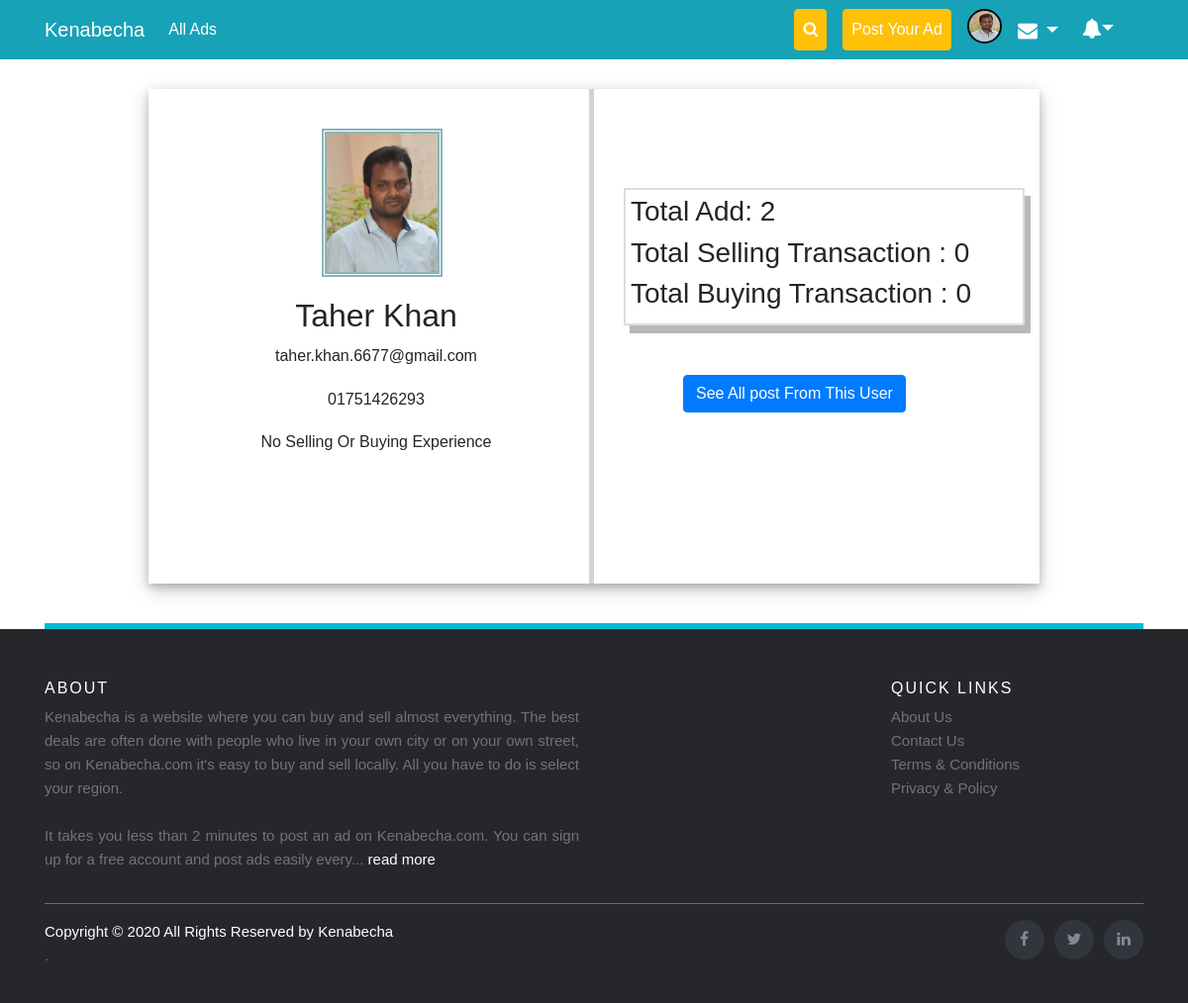
Screenshot of /my_profile.php?pro_id=18 (signed in) with the database file from the repository.
### tables this page shows
CREATE TABLE `users` (
  `user_id` int(11) NOT NULL,
  `user_email` varchar(255) NOT NULL,
  `user_name` varchar(255) NOT NULL,
  `user_phone` varchar(255) NOT NULL,
  `user_photo` text NOT NULL,
  `user_pass` varchar(255) NOT NULL,
  `user_card` varchar(255) DEFAULT NULL,
  `user_card_bl` varchar(255) NOT NULL DEFAULT '10000',
  `user_notf` int(11) DEFAULT 0
);

### my_profile.php (the view, shortened to what this page needs)
<?php include "includes/header.php" ?>
<?php
global $connection;
if (isset($_GET['pro_id'])) {
    $post_user_id=$_SESSION['post_user_id'];
    $query_for_pic="SELECT * FROM users WHERE user_id= $post_user_id ";
    $result_query_for_pic = mysqli_query($connection,$query_for_pic);
    while ($row=mysqli_fetch_assoc($result_query_for_pic)) {
        $user_email = $row['user_email'];
        $user_name = $row['user_name'];
        $user_phone = $row['user_phone'];
        $user_phto = $row['user_photo'];
    }
}
?>
<div class="container">
    <div class="row">
        <div class="col-md-12">
            <div class="row all_side">
                    <div class="col-md-5 offset-md-1" style="border-right: 5px solid #d6d2d2;">
                        <div class="lft_side">
                            <div class="pro-img">
                                <img src="assets/img/<?php echo $user_phto; ?>" alt="">
                            </div>
                            <div class="basic_details">
                                <h2><?php echo $user_name; ?></h2>
                                <p><?php echo $user_email; ?></p>
                                <p><?php echo $user_phone; ?></p>
                                <?php
                                $limit=0;
                                    if ($limit>0) {
                                        for ($i=0; $i <$limit ; $i++) {?>
                                        <span style="color: red;"><i class="fa fa-star" aria-hidden="true"></i></span>
                                    <?php }
                                    }else{
                                        echo "<p>No Selling Or Buying Experience</p>";
                                    }
                                 ?>
                            </div>
                        </div>
                    </div>
                    <div class="col-md-5 offset-md-1">
                       <div class="right_side">
                        <?php
                            $visiting_user_email = $_SESSION['vsting_user_email'];
                            $count_post_query = "SELECT * FROM post WHERE post_user_email = '$visiting_user_email' ";
                            $cnt_rs = mysqli_query($connection,$count_post_query);
                            $cnt_rs_rw = mysqli_num_rows( $cnt_rs);
                             $count_post_query1 = "SELECT * FROM orders WHERE seller_email = '$visiting_user_email' AND confirm_status= 3 ";
                            $cnt_rs1 = mysqli_query($connection,$count_post_query1);
                            $cnt_rs_rw1 = mysqli_num_rows( $cnt_rs1);
                            $count_post_query2 = "SELECT * FROM orders WHERE buyer_email = '$visiting_user_email' AND confirm_status= 3";
                            $cnt_rs2 = mysqli_query($connection,$count_post_query2);
                            $cnt_rs_rw2 = mysqli_num_rows( $cnt_rs2);
                         ?>
                         <div class="counts">
                        <h3>Total Add: <?php echo $cnt_rs_rw; ?></h3>
                         <h3>Total Selling Transaction : <?php echo $cnt_rs_rw1; ?></h3>
                         <h3>Total Buying Transaction : <?php echo $cnt_rs_rw2; ?></h3>
                         </div>
                         <a target="_blank" href="single_user_adds.php?uemail=<?php echo $visiting_user_email;?>"><button style="margin-top: 50px;" class="btn btn-primary">See All post From This User</button></a>
                       </div>
                    </div>
            </div>
        </div>
    </div>
    <div class="chat-popup all-bx" id="myForm">
    </div>
</div>
<?php include "includes/footer.php" ?>

### includes/header.php (shortened to what this page needs)
<!DOCTYPE html>
<html lang="en">
	<head>
		<link rel="stylesheet" href="assets/css/bootstrap.min.css">
		<link rel="stylesheet" href="assets/css/font-awesome.min.css">
		<link rel="stylesheet" href="style.css">
	</head>
	<body>
		<nav class="navbar navbar-expand-sm navbar-dark bg-info">
			<div class="container">
				<a class="navbar-brand" href="index.php">Kenabecha</a>
				<ul class="navbar-nav mr-auto">
					<li class="nav-item active">
						<a class="nav-link" href="ads.php">All Ads</a>
					</li>
				</ul>
				<?php
				global $connection;
					if (isset($_SESSION['user_email']) || isset($_SESSION['user_pass'])) {
						$user_email=$_SESSION['user_email'];
						$query="SELECT user_photo FROM users WHERE user_email= '$user_email' ";
						$result = mysqli_query($connection,$query);
						while ($row=mysqli_fetch_assoc($result)) {
							$user_phto = $row['user_photo'];
						}
						?>
						<ul class="navbar-nav" style="margin-right:30px; ">
							<li id="myBtn" class="nav-item active mr-3">
								<a class="nav-link btn btn-warning" href="#"><i class="fa fa-search"></i></a>
							</li>
							<li class="nav-item active">
								<a class="nav-link btn btn-warning" href="post_an_ad.php">Post Your Ad</a>
							</li>
							<div class="dropdown ml-3">
								<img class="dropdown-toggle" data-toggle="dropdown" style="height: 35px; width: 35px; border-radius: 50%; border-style: solid; border-color: black;border-width: 2px;" src="assets/img/<?php echo $user_phto; ?>" alt="">
							</div>
							<div class="dropdown ml-3">
								<i style="font-size: 20px; color:#fff; margin-top: 10px;" class="dropdown-toggle fa fa-envelope" data-toggle="dropdown" aria-hidden="true"><span style="color:red;font-weight:bold;padding:2px;font-size: 22px;margin-bottom: 10px;"><?php echo $ttl_msg>0 ?$ttl_msg :'' ?></span></i>
							</div>
							<div class="dropdown ml-4">
								<?php
									$user_email=$_SESSION['user_email'];
									$queries = "SELECT user_notf FROM users WHERE user_email = '$user_email' ";
									$resultz = mysqli_query($connection,$queries);
									if ($resultz) {
										$notf = mysqli_fetch_array($resultz);
										$numbz = $notf['user_notf'];
									$queryx="SELECT * FROM post WHERE post_status= 1 AND post_user_email != '$user_email' AND selling_status = 0 ";
									$resultx = mysqli_query($connection,$queryx);
									if ($resultx) {
										$numx = mysqli_num_rows($resultx);
									}
									if ($numbz==$numx) {
										$notification=0;
									}else if(($numx-$numbz)>3){
											$notification=3;
									}else{
										$notification= ($numx-$numbz);
									}
									if ($notification>0) {
									$query = "SELECT * FROM post WHERE post_status = 1 AND post_user_email != '$user_email' AND selling_status = 0 ORDER BY post_id DESC LIMIT $notification ";
									$result = mysqli_query($connection,$query);
									if ($result) {
										$num = mysqli_num_rows($result);
										if ($num>0){
									$qr = "SELECT * FROM post WHERE post_user_email = '$user_email' AND post_mark = 1 AND selling_status = 0 ";
									$rlt = mysqli_query($connection,$qr);
									$ap_notf = mysqli_num_rows($rlt);
										?>
										<i style="font-size: 20px; color:#fff; margin-top: 10px;" class="dropdown-toggle fa fa-bell" data-toggle="dropdown" aria-hidden="true"><span style="color:red;font-weight:bold;padding:2px;font-size: 22px;margin-bottom: 10px;"><?php echo ($num+$ap_notf); ?></span></i>
										<div class="dropdown-menu">
											<?php
											while ($row=mysqli_fetch_assoc($result)) {
											$post_id = $row['post_id'];
											$post_title = $row['post_title'];
											?>
											<a class="dropdown-item" href="another_single.php?post_id=<?php echo $post_id; ?>"><?php echo $post_title; ?></a>
											<?php	}if($ap_notf>0){ ?>
											<a style="color: green;" class="dropdown-item" href="post_an_ad.php?markaprv">Your<?php echo " ".$ap_notf." "; ?> Post Has</br>  been Approved.</a>
											<?php }
											?>
												<a style="color:red;" class="dropdown-item" href="?mrk_all">Mark All as Read</a>
											<?php
											 }
										}
										}else{
											$qr = "SELECT * FROM post WHERE post_user_email = '$user_email' AND post_mark = 1";
											$rlt = mysqli_query($connection,$qr);
											$ap_notf = mysqli_num_rows($rlt);
											if ($ap_notf>0) { ?>
											<i style="font-size: 20px; color:#fff; margin-top: 10px;" class="dropdown-toggle fa fa-bell" data-toggle="dropdown" aria-hidden="true"><span style="color:red;font-weight:bold;padding:2px;font-size: 22px;margin-bottom: 10px;"><?php echo $ap_notf; ?></span></i>
										<div class="dropdown-menu">
											<a style="color: green;" class="dropdown-item" href="post_an_ad.php?markaprv">Your<?php echo " ".$ap_notf." "; ?> Post Has</br>  been Approved.</a>
												<a style="color:red;" class="dropdown-item" href="?mrk_all">Mark All as Read</a>
											<?php }else{
											 ?>
												<i style="font-size: 20px; color:#fff; margin-top: 10px;" class="dropdown-toggle fa fa-bell" data-toggle="dropdown" aria-hidden="true"></i>
												<?php   }}}else{
													die("error".mysqli_error($connection));
												}  ?>
										 </div>
							</div>
					<?php
				}
				 ?>
		</nav>

### style.css (style rules this page uses)
body { font-family: sans-serif; font-size: 16px; font-weight: normal; line-height: 1.7; }
article,aside,details,figcaption,figure, footer,header,hgroup,menu,nav,section { display:block; }
img { max-width: 100%; }
.all_side { margin: auto; margin-bottom: 40px; margin-top: 30px; width: 900px; min-height: 500px; box-shadow: 0 4px 8px 0 rgba(0, 0, 0, 0.2), 0 6px 20px 0 rgba(0, 0, 0, 0.19); }
.pro-img img { max-width: 130px;max-height: 150px;border: 5px double #8ab4b9; }
.pro-img { margin-left: 3%; margin-top: 10%; margin-bottom: 5%; }
.lft_side { text-align: center;margin-left: -60px; }
.all-bx { overflow: hidden; display: block; border: 3px solid #00BCD4 }
.counts { margin-top: 100px; border: 2px solid #ddd; padding: 5px; margin-left: -60px; box-shadow: 6px 8px #b9b8b8; }

### includes/header.php (style rules this page uses)
body { font-family: Arial, Helvetica, sans-serif; }

### rows the page displays
users: user_photo (picture), user_name "Taher Khan", user_email "taher.khan.6677@gmail.com", user_phone "01751426293"

### other values shown
$cnt_rs_rw "2"
$cnt_rs_rw1 "0"
$cnt_rs_rw2 "0"
